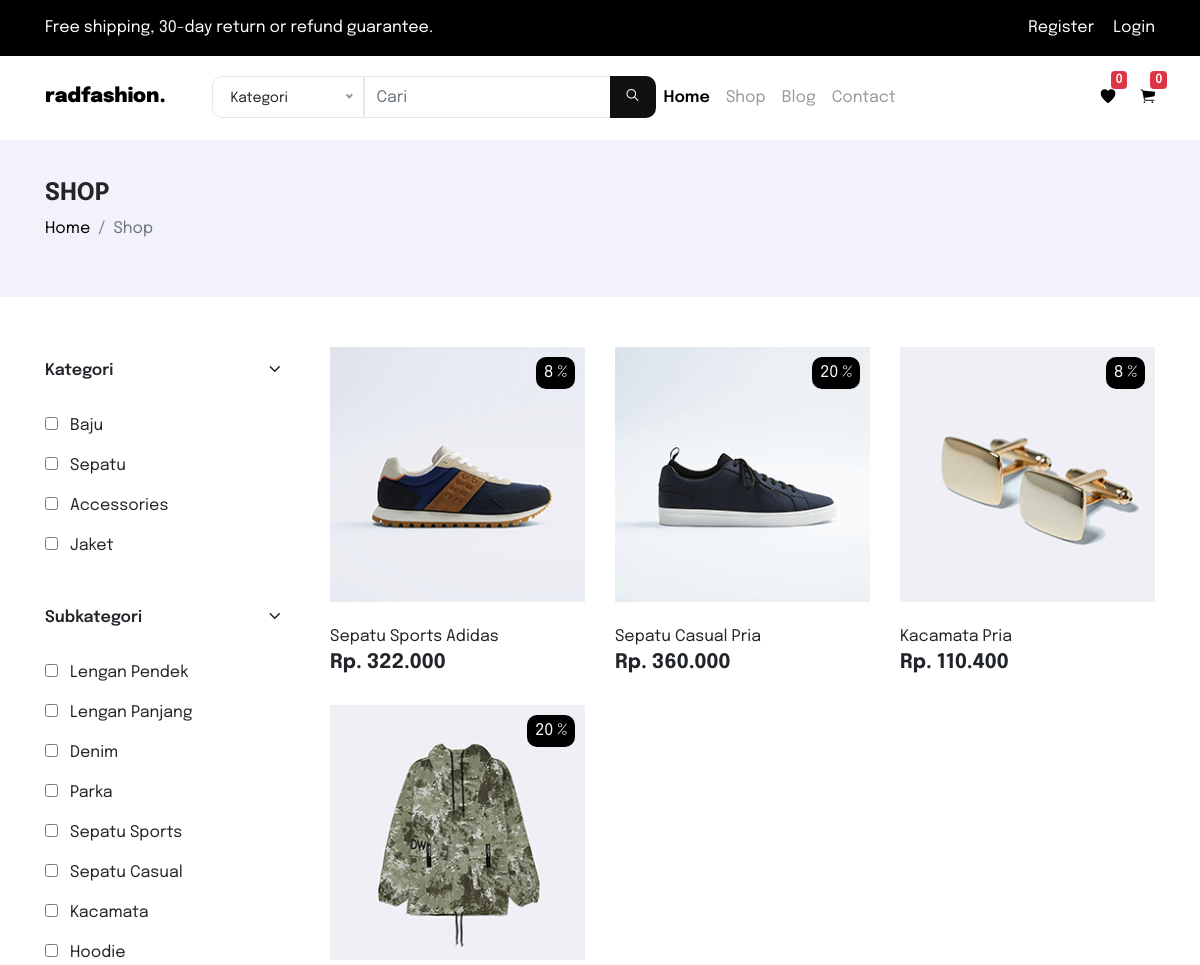
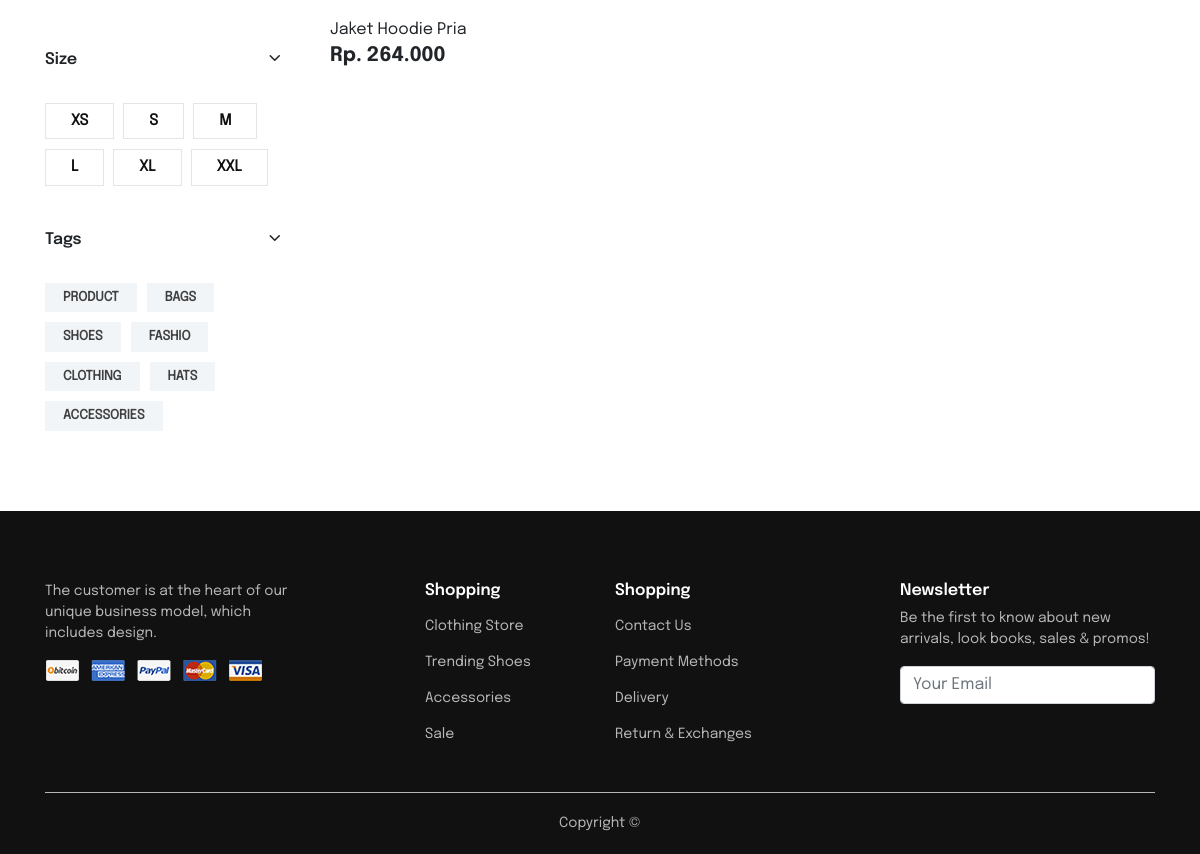
The page /shop.php on the database its author committed (2 pictures, top to bottom).
### tables this page shows
CREATE TABLE `category` (
  `id_category` int(10) NOT NULL,
  `category_name` varchar(255) NOT NULL,
  `category_slug` varchar(255) NOT NULL
);

CREATE TABLE `subcategory` (
  `id_subcategory` int(10) NOT NULL,
  `id_category` int(10) NOT NULL,
  `subcategory_name` varchar(255) NOT NULL,
  `subcategory_slug` varchar(255) NOT NULL
);

CREATE TABLE `product` (
  `id_product` int(10) NOT NULL,
  `product_name` varchar(255) NOT NULL,
  `product_slug` varchar(255) NOT NULL,
  `product_price` int(10) NOT NULL,
  `product_discount` int(10) NOT NULL,
  `product_category` varchar(255) NOT NULL,
  `product_subcategory` varchar(255) NOT NULL,
  `product_quantity` int(10) NOT NULL,
  `product_image` varchar(255) NOT NULL
);

### shop.php (the view, shortened to what this page needs)
<?php
	include_once 'header.php';
?>
<section class="breadcrumb-option">
	<div class="container">
		<div class="row">
			<div class="col-lg-12">
				<div class="breadcrumb-header">
					<h4>SHOP</h4>
				</div>
				<ul class="breadcrumb">
					<li class="breadcrumb-item"><a href="index.php">Home</a></li>
					<li class="breadcrumb-item active">Shop</li>
				</ul>
			</div>
		</div>
	</div>
</section>
<section class="shop">
	<div class="container">
		<div class="row">
			<div class="col-lg-3">
				<div class="shop-filter">
					<div class="accordion" id="accordion">
					 	<div class="card" id="">
					 	 <?php
					 	 	$sql = "SELECT * FROM category";
					 	 	$result = $koneksi->query($sql);
					 	 ?>
					      	<div class="card-header">
						      <a class="" type="" data-toggle="collapse" data-target="#collapseOne" aria-expanded="true" aria-controls="collapseOne">
					          Kategori <span class="float-right"><i class="ion ion-ios-arrow-down"></i></span>
					      	  </a>
					      	</div>
					      <div id="collapseOne" class="collapse show" aria-labelledby="" data-parent="#accordion">
					        <div class="card-body">
				        	<?php
				         		foreach($result as $kategori):
				         	?>
					         <p href=""><input type="checkbox" value="<?= $kategori['category_name'];?>" id="kategori" name=""> <span class="produk_check pl-2"><?= $kategori['category_name'];?></span></p>
					         <?php
					         	endforeach;
					         ?>
					      	</div>
					      </div>
					    </div>
					    <div class="card" id="">
					 	 <?php
					 	 	$sql = "SELECT * FROM subcategory";
					 	 	$result = $koneksi->query($sql);
					 	 ?>
					      	<div class="card-header" id="">
						      <a class="" type="" data-toggle="collapse" data-target="#collapseTwo" aria-expanded="false" aria-controls="collapseTwo">
					          Subkategori <span class="float-right"><i class="ion ion-ios-arrow-down"></i></span>
					      	  </a>
					      	</div>
					      <div id="collapseTwo" class="collapse show" aria-labelledby="" data-parent="#accordion">
					        <div class="card-body">
				        	<?php
				         		foreach($result as $subkategori):
				         	?>
					         <p href=""><input type="checkbox" value="<?= $subkategori['subcategory_name'];?>" id="subkategori" name=""> <span class="produk_check pl-2"><?= $subkategori['subcategory_name'];?></span></p>
					         <?php
					         	endforeach;
					         ?>
					      	</div>
					      </div>
					    </div>
					    <div class="card" id="">
					      	<div class="card-header">
						      <a class="" type="" data-toggle="collapse" data-target="#collapseThree" aria-expanded="true" aria-controls="collapseThree">
					          Size <span class="float-right"><i class="ion ion-ios-arrow-down"></i></span>
					      	  </a>
					      	</div>
					      <div id="collapseThree" class="collapse show" aria-labelledby="" data-parent="#accordion">
					        <div class="card-body">
				        		<div class="filter-size">
				        			<label for="xs" class>
				        				XS
				        			</label>
				        			<label for="sm" class>
				        				S
				        			</label>
				        			<label for="md" class>
				        				M
				        			</label>
				        			<label for="lg" class>
				        				L
				        			</label>
				        			<label for="xl" class>
				        				XL
				        			</label>
				        			<label for="xxl" class>
				        				XXL
				        			</label>
				        		</div>
					      	</div>
					      </div>
					    </div>
					    <div class="card" id="">
					      	<div class="card-header">
						      <a class="" type="" data-toggle="collapse" data-target="#collapseThree" aria-expanded="true" aria-controls="collapseThree">
					          Tags <span class="float-right"><i class="ion ion-ios-arrow-down"></i></span>
					      	  </a>
					      	</div>
					      <div id="collapseThree" class="collapse show" aria-labelledby="" data-parent="#accordion">
					        <div class="card-body">
				        		<div class="filter-tags">
				        			<a href="#">Product</a>
									<a href="#">Bags</a>
									<a href="#">Shoes</a>
									<a href="#">Fashio</a>
									<a href="#">Clothing</a>
									<a href="#">Hats</a>
									<a href="#">Accessories</a>
				        		</div>
					      	</div>
					      </div>
					    </div>
					</div>
				</div>
			</div>
			<div class="col-lg-9">
				<div class="shop-product">
					<div class="row">
						<?php
							$search_category = $_GET['search_category'];
							$search_text = $_GET['search_text'];
							$sql = "SELECT * FROM product WHERE product_category LIKE '$search_category%' AND product_name LIKE '$search_text%'";
							$exe = mysqli_query($koneksi,$sql);
							foreach($exe as $produk):
						?>
						<div class="col-lg-4">
							<div class="product-item">
								<div class="product-item-img">
									<img src="assets/img/product/<?= $produk['product_image']; ?>">
								</div>
								<div class="product-item-text">
									<div class="discount"><?= $produk['product_discount']; ?> %</div>
									<h6 class="name"><?= $produk['product_name']; ?></h6>
									<h5 class="price">
									<?php
										$harga_diskon = $produk['product_price']- $produk['product_discount']* $produk['product_price'] /100;
									?>
										Rp. <?= number_format($harga_diskon,0,'.','.') ?></h5>
								</div>
							</div>
						</div>
						<?php
							endforeach;
						?>
					</div>
				</div>
			</div>
		</div>
	</div>
</section>
<?php
	include_once 'footer.php';
?>

### assets/css/home.css (style rules this page uses)
body { font-family: 'Epilogue'; }
.breadcrumb-option { background-color: #F3F2FA; padding: 40px 0px; }
.breadcrumb-option .breadcrumb-header { font-family: 'EpilogueBold'; }
.breadcrumb-option .breadcrumb { background-color: transparent; padding: 0; }
.breadcrumb-option .breadcrumb-item a { color: #000; text-decoration: none; }
.shop { padding: 50px 0px; }
.shop .shop-filter .accordion .card { border: none; }
.shop .shop-filter .accordion .card-header { font-family: 'EpilogueSemiBold'; background-color: transparent; border-bottom: none; padding-left: 0; cursor: pointer; }
.shop .shop-filter .accordion .card-body { padding-left: 0; }
.shop .shop-filter .filter-size label { color: #111; font-size: 15px; font-weight: 700; text-transform: uppercase; display: inline-block; border: 1px solid #e5e5e5; padding: 6px 25px; margin-bottom: 10px; margin-right: 5px; cursor: pointer }
.shop .shop-filter .filter-tags a { color: #404040; font-size: 13px; font-weight: 700; background: #f1f5f8; padding: 5px 18px; display: inline-block; text-transform: uppercase; margin-right: 6px; margin-bottom: 10px; transition: all , .3s; text-decoration: none; }
.shop .shop-product .product-item { position: relative; margin-bottom: 30px; }
.shop .shop-product .product-item-img img { width: 100%; }
.shop .shop-product .product-item-text { padding-top: 25px; }
.shop .shop-product .product-item-text .discount { position: absolute; top: 10px; right: 10px; background-color: #000; padding: 4px 8px; border-radius: 10px; color: #FFF; }
.shop .shop-product .product-item-text .name { font-family: 'Epilogue'; margin-bottom: 5px; }
.shop .shop-product .product-item-text .price { margin-bottom: 5px; font-family: 'EpilogueBold'; }
.blog .blog-item .blog-item-title h6,h5 { margin-bottom: 10px; }

### rows shown on the page
category: category_name "Baju"
category: category_name "Sepatu"
category: category_name "Accessories"
category: category_name "Jaket"
subcategory: subcategory_name "Lengan Pendek"
subcategory: subcategory_name "Lengan Panjang"
subcategory: subcategory_name "Denim"
subcategory: subcategory_name "Parka"
subcategory: subcategory_name "Sepatu Sports"
subcategory: subcategory_name "Sepatu Casual"
subcategory: subcategory_name "Kacamata"
subcategory: subcategory_name "Hoodie"
product: product_image (picture), product_discount "8", product_name "Sepatu Sports Adidas", harga_diskon "322.000"
product: product_image (picture), product_discount "20", product_name "Sepatu Casual Pria", harga_diskon "360.000"
product: product_image (picture), product_discount "8", product_name "Kacamata Pria", harga_diskon "110.400"
product: product_image (picture), product_discount "20", product_name "Jaket Hoodie Pria", harga_diskon "264.000"
